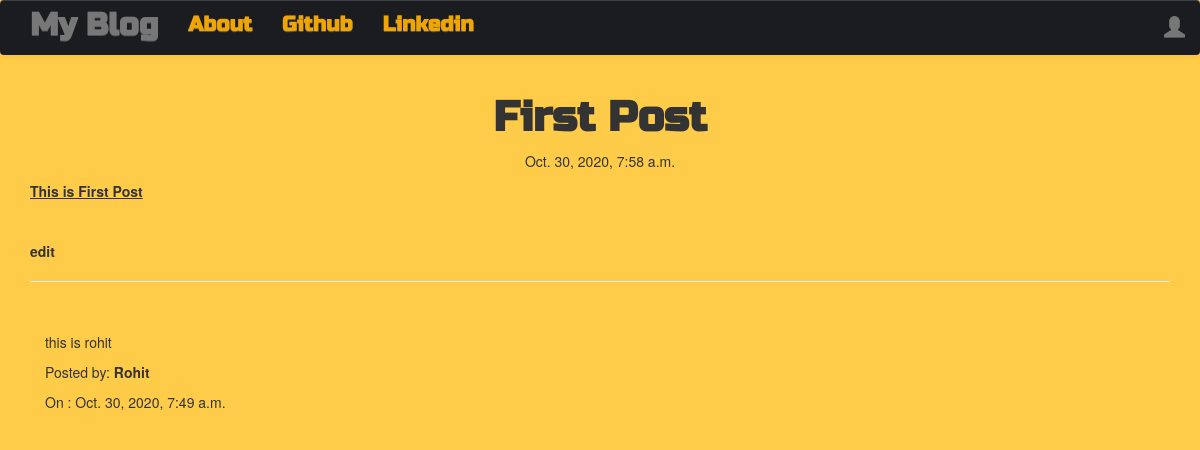
Screenshot of /post/3 with the database file from the repository.
### blog/models.py (models this page shows, shortened)
class Post(models.Model):
    author=models.ForeignKey('auth.user', on_delete=models.CASCADE)
    title=models.CharField(max_length=254)
    text=models.TextField()
    created_date=models.DateTimeField(default=timezone.now())
    published_date=models.DateTimeField(blank=True,null=True)

class Comment(models.Model):
    post=models.ForeignKey('blog.Post',related_name='comments', on_delete=models.CASCADE)
    author=models.CharField(max_length=200)
    text=models.TextField()
    create_date=models.DateTimeField(default=timezone.now)
    approved_comment=models.BooleanField(default=False)

### blog/views.py (the view)
# urls.py: url(r'^post/(?P<pk>\d+)$', views.PostDetailView.as_view(), name='post_detail'),
class PostDetailView(DetailView):
    model=Post

### blog/templates/blog/post_detail.html (shortened to what this page needs)
{% extends 'blog/base.html' %}
{% block content %}
        <h1 class='posttitle loader'><strong>{{ post.title }}</strong></h1>
        {% if post.published_date %}
            <div class="date postdate">
                {{ post.published_date }}
            </div>
        {% else %}
            <p>Created On: {{ post.created_date }}</p>
            <a style="background:black" class="btn btn-default" href="{% url 'post_publish' pk=post.pk %}"><strong style="color:white" >Publish</strong> </a>
        {% endif %}
      <p class='postcontent' >{{ post.text|safe|linebreaksbr }}</p>
  <hr>
  <div class="container">
  {% for comment in post.comments.all %}
  <br>
      {% if user.is_authenticated or comment.approved_comment %}
          <p>{{ comment.text|safe|linebreaks }}</p>
          <p>Posted by: <strong>{{ comment.author }}</strong></p>
          <p>On : {{ comment.create_date }}</p>
      {% endif %}
  {% empty %}
      <p>No comments posted.</p>
  {% endfor %}
</div>
{% endblock %}

### blog/static/css/blog.css (style rules this page uses)
.postdate { text-align:center; }
.posttitle { font-family: 'Russo One',sans-serif; font-size:3em; text-align:center; }
.postcontent { font-family: 'Montserrat'; font-size:1.5em; }
body { background-color:#ffcc4a; }

### rows the page displays
Post: title "First Post", published_date "Oct. 30, 2020, 7:58 a.m.", text "This is First Post edit"
Comment: text "this is rohit", author "Rohit", create_date "Oct. 30, 2020, 7:49 a.m."
